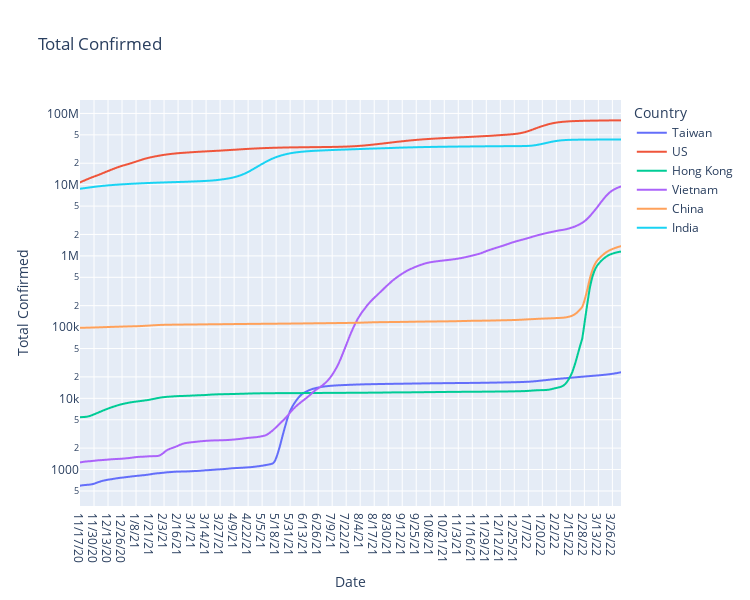

The notebook cell saved with this chart:
### Code cell
ploty_line('Total Confirmed', log_plot=True)

### Figure 1 — Plotly figure (JSON) as saved in the notebook; plotly's stock layout.template omitted (floating-point values rounded to 4 significant figures; data arrays with more than 128 entries replaced by an {"elided": "..."} marker saying what was removed)
{"data": [{"hovertemplate": "Country=Taiwan<br>Date=%{x}<br>Total Confirmed=%{y}<extra></extra>", "legendgroup": "Taiwan", "line": {"color": "#636efa", "dash": "solid"}, "marker": {"symbol": "circle"}, "mode": "lines", "name": "Taiwan", "showlegend": true, "type": "scattergl", "x": {"elided": "503 str values"}, "xaxis": "x", "y": {"elided": "503 float values"}, "yaxis": "y"}, {"hovertemplate": "Country=US<br>Date=%{x}<br>Total Confirmed=%{y}<extra></extra>", "legendgroup": "US", "line": {"color": "#EF553B", "dash": "solid"}, "marker": {"symbol": "circle"}, "mode": "lines", "name": "US", "showlegend": true, "type": "scattergl", "x": {"elided": "503 str values"}, "xaxis": "x", "y": {"elided": "503 float values"}, "yaxis": "y"}, {"hovertemplate": "Country=Hong Kong<br>Date=%{x}<br>Total Confirmed=%{y}<extra></extra>", "legendgroup": "Hong Kong", "line": {"color": "#00cc96", "dash": "solid"}, "marker": {"symbol": "circle"}, "mode": "lines", "name": "Hong Kong", "showlegend": true, "type": "scattergl", "x": {"elided": "503 str values"}, "xaxis": "x", "y": {"elided": "503 float values"}, "yaxis": "y"}, {"hovertemplate": "Country=Vietnam<br>Date=%{x}<br>Total Confirmed=%{y}<extra></extra>", "legendgroup": "Vietnam", "line": {"color": "#ab63fa", "dash": "solid"}, "marker": {"symbol": "circle"}, "mode": "lines", "name": "Vietnam", "showlegend": true, "type": "scattergl", "x": {"elided": "503 str values"}, "xaxis": "x", "y": {"elided": "503 float values"}, "yaxis": "y"}, {"hovertemplate": "Country=China<br>Date=%{x}<br>Total Confirmed=%{y}<extra></extra>", "legendgroup": "China", "line": {"color": "#FFA15A", "dash": "solid"}, "marker": {"symbol": "circle"}, "mode": "lines", "name": "China", "showlegend": true, "type": "scattergl", "x": {"elided": "503 str values"}, "xaxis": "x", "y": {"elided": "503 float values"}, "yaxis": "y"}, {"hovertemplate": "Country=India<br>Date=%{x}<br>Total Confirmed=%{y}<extra></extra>", "legendgroup": "India", "line": {"color": "#19d3f3", "dash": "solid"}, "marker": {"symbol": "circle"}, "mode": "lines", "name": "India", "showlegend": true, "type": "scattergl", "x": {"elided": "503 str values"}, "xaxis": "x", "y": {"elided": "503 float values"}, "yaxis": "y"}], "layout": {"height": 600, "legend": {"title": {"text": "Country"}, "tracegroupgap": 0}, "showlegend": true, "title": {"text": "Total Confirmed"}, "width": 750, "xaxis": {"anchor": "y", "domain": [0, 1], "title": {"text": "Date"}}, "yaxis": {"anchor": "x", "domain": [0, 1], "title": {"text": "Total Confirmed"}, "type": "log"}}}
